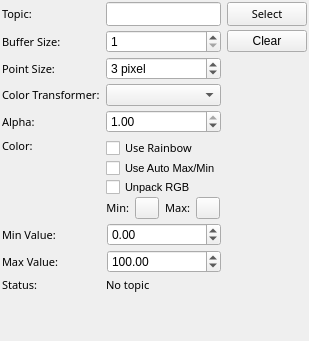
<?xml version="1.0" encoding="UTF-8"?>
<ui version="4.0">
 <class>PointCloud2_config</class>
 <widget class="QWidget" name="PointCloud2_config">
  <property name="geometry">
   <rect>
    <x>0</x>
    <y>0</y>
    <width>307</width>
    <height>341</height>
   </rect>
  </property>
  <property name="windowTitle">
   <string>Form</string>
  </property>
  <property name="styleSheet">
   <string notr="true"/>
  </property>
  <layout class="QGridLayout" name="gridLayout">
   <property name="leftMargin">
    <number>2</number>
   </property>
   <property name="topMargin">
    <number>2</number>
   </property>
   <property name="rightMargin">
    <number>2</number>
   </property>
   <property name="bottomMargin">
    <number>2</number>
   </property>
   <property name="verticalSpacing">
    <number>4</number>
   </property>
   <item row="2" column="3">
    <widget class="QPushButton" name="selecttopic">
        <property name="sizePolicy">
         <sizepolicy hsizetype="Fixed" vsizetype="Fixed">
          <horstretch>0</horstretch>
          <verstretch>0</verstretch>
         </sizepolicy>
        </property>
     <property name="font">
      <font>
       <family>Sans Serif</family>
       <pointsize>8</pointsize>
      </font>
     </property>
     <property name="styleSheet">
      <string notr="true"/>
     </property>
     <property name="text">
      <string>Select</string>
     </property>
    </widget>
   </item>
   <item row="2" column="1">
    <widget class="QLineEdit" name="topic">
     <property name="font">
      <font>
       <family>Sans Serif</family>
       <pointsize>8</pointsize>
      </font>
     </property>
    </widget>
   </item>
   <item row="2" column="0">
    <widget class="QLabel" name="label">
     <property name="font">
      <font>
       <family>Sans Serif</family>
       <pointsize>8</pointsize>
      </font>
     </property>
     <property name="text">
      <string>Topic:</string>
     </property>
    </widget>
   </item>
   <item row="3" column="1">
    <widget class="QSpinBox" name="bufferSize">
     <property name="minimum">
      <number>1</number>
     </property>
     <property name="maximum">
      <number>100</number>
     </property>
     <property name="value">
      <number>1</number>
     </property>
    </widget>
   </item>
   <item row="5" column="1">
    <widget class="QComboBox" name="color_transformer"/>
   </item>
   <item row="6" column="1">
    <widget class="QDoubleSpinBox" name="alpha">
     <property name="maximum">
      <double>1.000000000000000</double>
     </property>
     <property name="singleStep">
      <double>0.100000000000000</double>
     </property>
     <property name="value">
      <double>1.000000000000000</double>
     </property>
    </widget>
   </item>
   <item row="6" column="0">
    <widget class="QLabel" name="label_9">
     <property name="font">
      <font>
       <family>Sans Serif</family>
       <pointsize>8</pointsize>
      </font>
     </property>
     <property name="text">
      <string>Alpha:</string>
     </property>
    </widget>
   </item>
   <item row="13" column="1">
    <spacer name="verticalSpacer_3">
     <property name="orientation">
      <enum>Qt::Vertical</enum>
     </property>
     <property name="sizeHint" stdset="0">
      <size>
       <width>20</width>
       <height>0</height>
      </size>
     </property>
    </spacer>
   </item>
   <item row="4" column="0">
    <widget class="QLabel" name="label_4">
     <property name="font">
      <font>
       <family>Sans Serif</family>
       <pointsize>8</pointsize>
      </font>
     </property>
     <property name="text">
      <string>Point Size:</string>
     </property>
    </widget>
   </item>
   <item row="4" column="1">
    <widget class="QSpinBox" name="pointSize">
     <property name="suffix">
      <string> pixel</string>
     </property>
     <property name="minimum">
      <number>1</number>
     </property>
     <property name="value">
      <number>3</number>
     </property>
    </widget>
   </item>
   <item row="3" column="0">
    <widget class="QLabel" name="label_5">
     <property name="font">
      <font>
       <family>Sans Serif</family>
       <pointsize>8</pointsize>
      </font>
     </property>
     <property name="text">
      <string>Buffer Size:</string>
     </property>
    </widget>
   </item>
   <item row="5" column="0">
    <widget class="QLabel" name="label_6">
     <property name="font">
      <font>
       <family>Sans Serif</family>
       <pointsize>8</pointsize>
      </font>
     </property>
     <property name="text">
      <string>Color Transformer:</string>
     </property>
    </widget>
   </item>
   <item row="7" column="0">
    <widget class="QLabel" name="color_label">
     <property name="font">
      <font>
       <family>Sans Serif</family>
       <pointsize>8</pointsize>
      </font>
     </property>
     <property name="text">
      <string>Color:</string>
     </property>
    </widget>
   </item>
   <item row="7" column="1" rowspan="4">
    <layout class="QVBoxLayout" name="verticalLayout_2">
     <item>
      <widget class="QCheckBox" name="use_rainbow">
       <property name="font">
        <font>
         <family>Sans Serif</family>
         <pointsize>8</pointsize>
        </font>
       </property>
       <property name="text">
        <string>Use Rainbow</string>
       </property>
      </widget>
     </item>
     <item>
      <widget class="QCheckBox" name="use_automaxmin">
       <property name="font">
        <font>
         <pointsize>8</pointsize>
        </font>
       </property>
       <property name="text">
        <string>Use Auto Max/Min</string>
       </property>
      </widget>
     </item>
     <item>
      <widget class="QCheckBox" name="unpack_rgb">
       <property name="font">
        <font>
         <pointsize>8</pointsize>
        </font>
       </property>
       <property name="text">
        <string>Unpack RGB</string>
       </property>
      </widget>
     </item>
     <item>
      <widget class="QWidget" name="min_max_color_widget" native="true">
       <layout class="QHBoxLayout" name="horizontalLayout">
        <property name="leftMargin">
         <number>0</number>
        </property>
        <property name="topMargin">
         <number>0</number>
        </property>
        <property name="rightMargin">
         <number>0</number>
        </property>
        <property name="bottomMargin">
         <number>0</number>
        </property>
        <item>
         <widget class="QLabel" name="minColorLabel">
          <property name="font">
           <font>
            <family>Sans Serif</family>
            <pointsize>8</pointsize>
            <italic>false</italic>
           </font>
          </property>
          <property name="text">
           <string>Min:</string>
          </property>
          <property name="alignment">
           <set>Qt::AlignRight|Qt::AlignTrailing|Qt::AlignVCenter</set>
          </property>
         </widget>
        </item>
        <item>
         <widget class="mapviz::ColorButton" name="min_color">
          <property name="maximumSize">
           <size>
            <width>24</width>
            <height>24</height>
           </size>
          </property>
          <property name="text">
           <string/>
          </property>
         </widget>
        </item>
        <item>
         <widget class="QLabel" name="maxColorLabel">
          <property name="font">
           <font>
            <family>Sans Serif</family>
            <pointsize>8</pointsize>
           </font>
          </property>
          <property name="text">
           <string>Max:</string>
          </property>
          <property name="alignment">
           <set>Qt::AlignRight|Qt::AlignTrailing|Qt::AlignVCenter</set>
          </property>
         </widget>
        </item>
        <item>
         <widget class="mapviz::ColorButton" name="max_color">
          <property name="maximumSize">
           <size>
            <width>24</width>
            <height>24</height>
           </size>
          </property>
          <property name="text">
           <string/>
          </property>
         </widget>
        </item>
        <item>
         <spacer name="horizontalSpacer">
          <property name="orientation">
           <enum>Qt::Horizontal</enum>
          </property>
          <property name="sizeHint" stdset="0">
           <size>
            <width>4</width>
            <height>20</height>
           </size>
          </property>
         </spacer>
        </item>
       </layout>
      </widget>
     </item>
    </layout>
   </item>
   <item row="11" column="0" colspan="2">
    <widget class="QWidget" name="min_max_value_widget" native="true">
     <property name="minimumSize">
      <size>
       <width>0</width>
       <height>0</height>
      </size>
     </property>
     <layout class="QGridLayout" name="gridLayout_2" columnstretch="0,1,1">
      <property name="leftMargin">
       <number>0</number>
      </property>
      <property name="topMargin">
       <number>0</number>
      </property>
      <property name="rightMargin">
       <number>0</number>
      </property>
      <property name="bottomMargin">
       <number>0</number>
      </property>
      <property name="verticalSpacing">
       <number>4</number>
      </property>
      <item row="0" column="0">
       <widget class="QLabel" name="minValueLabel">
        <property name="minimumSize">
         <size>
          <width>99</width>
          <height>0</height>
         </size>
        </property>
        <property name="font">
         <font>
          <family>Sans Serif</family>
          <pointsize>8</pointsize>
         </font>
        </property>
        <property name="text">
         <string>Min Value:</string>
        </property>
       </widget>
      </item>
      <item row="1" column="0">
       <widget class="QLabel" name="maxValueLabel">
        <property name="font">
         <font>
          <family>Sans Serif</family>
          <pointsize>8</pointsize>
         </font>
        </property>
        <property name="text">
         <string>Max Value:</string>
        </property>
       </widget>
      </item>
      <item row="0" column="1" colspan="2">
       <widget class="QDoubleSpinBox" name="minValue">
        <property name="minimum">
         <double>-999999999.000000000000000</double>
        </property>
        <property name="maximum">
         <double>999999999.000000000000000</double>
        </property>
       </widget>
      </item>
      <item row="1" column="1" colspan="2">
       <widget class="QDoubleSpinBox" name="maxValue">
        <property name="minimum">
         <double>-999999999.000000000000000</double>
        </property>
        <property name="maximum">
         <double>999999999.000000000000000</double>
        </property>
        <property name="value">
         <double>100.000000000000000</double>
        </property>
       </widget>
      </item>
     </layout>
    </widget>
   </item>
   <item row="12" column="1">
    <widget class="QLabel" name="status">
     <property name="font">
      <font>
       <family>Sans Serif</family>
       <pointsize>8</pointsize>
      </font>
     </property>
     <property name="styleSheet">
      <string notr="true"/>
     </property>
     <property name="text">
      <string>No topic</string>
     </property>
     <property name="wordWrap">
      <bool>true</bool>
     </property>
    </widget>
   </item>
   <item row="12" column="0">
    <widget class="QLabel" name="label_2">
     <property name="font">
      <font>
       <family>Sans Serif</family>
       <pointsize>8</pointsize>
      </font>
     </property>
     <property name="text">
      <string>Status:</string>
     </property>
    </widget>
   </item>
   <item row="3" column="3">
    <widget class="QPushButton" name="buttonResetBuffer">
        <property name="sizePolicy">
         <sizepolicy hsizetype="Fixed" vsizetype="Fixed">
          <horstretch>0</horstretch>
          <verstretch>0</verstretch>
         </sizepolicy>
        </property>
     <property name="text">
      <string>Clear</string>
     </property>
    </widget>
   </item>
  </layout>
 </widget>
 <customwidgets>
  <customwidget>
   <class>mapviz::ColorButton</class>
   <extends>QPushButton</extends>
   <header location="global">mapviz/color_button.hpp</header>
  </customwidget>
 </customwidgets>
 <resources/>
 <connections/>
 <slots>
  <slot>SelectColor()</slot>
  <slot>SelectTopic()</slot>
  <slot>TopicEdited()</slot>
  <slot>PositionToleranceChanged(double)</slot>
  <slot>AngleToleranceChanged(double)</slot>
 </slots>
</ui>
